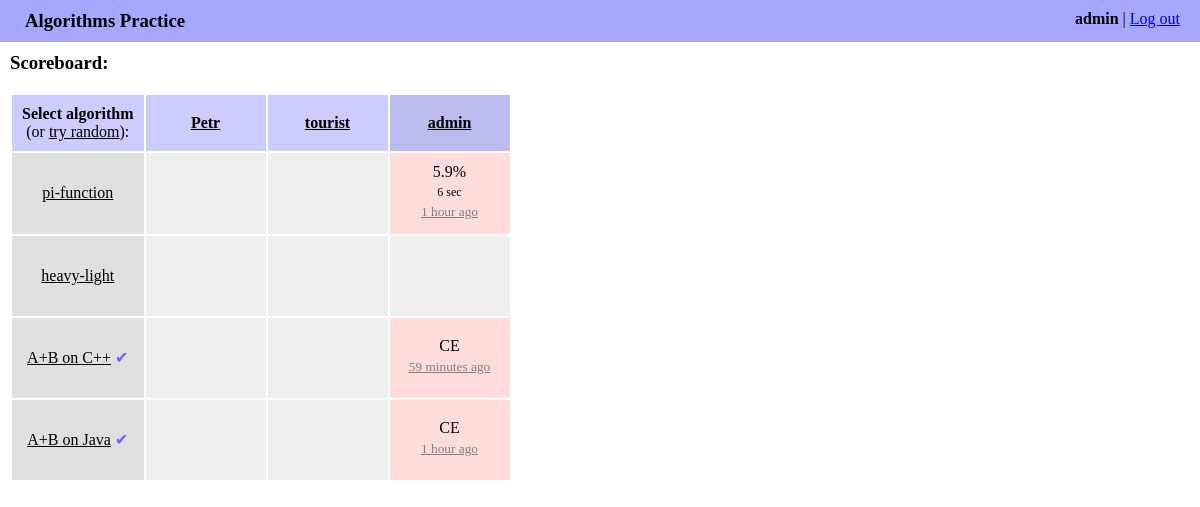
The app's page / (signed in) with its own data.
### algo/models.py (models this page shows, shortened)
class Algorithm(models.Model):
    name = models.CharField(max_length=255)
    slug = models.SlugField(max_length=60)
    language = models.ForeignKey(Language)
    source_code = models.TextField()
    judge_space_id = models.IntegerField(blank=True, null=True)
    judge_problem_id = models.IntegerField(blank=True, null=True)
    def is_checkable_via_judge(self):
        return (self.judge_space_id is not None and
                self.judge_problem_id is not None)

class Submit(models.Model):
    algorithm = models.ForeignKey(Algorithm)
    author = models.ForeignKey(User)
    date = models.DateTimeField(auto_now_add=True)
    elapsed_seconds = models.IntegerField()
    source_code = models.TextField()
    score = models.FloatField()
    judge_submit_date = models.DateTimeField(blank=True, null=True)
    judge_verdict = models.CharField(blank=True, max_length=255)
    judge_test = models.IntegerField(blank=True, null=True)
    judge_comment = models.TextField(blank=True)
    awaiting_for_verdict = models.BooleanField()
    def get_short_verdict(self):
        try:
            res = JUDGE_VERDICTS[self.judge_verdict][0]
        except KeyError:
            res = '?'
        if self.judge_test is not None:
            res += ' {}'.format(self.judge_test)
        return res
    def get_full_verdict(self):
        res = self.judge_verdict
        if self.judge_test is not None:
            res += ' on test {}'.format(self.judge_test)
        return res
    def get_verdict_type(self):
        try:
            return JUDGE_VERDICTS[self.judge_verdict][1]
        except KeyError:
            return 'unknown'
    def get_verdict_kind(self):
        verdict_type = self.get_verdict_type()
        if verdict_type == 'rejected':
            return 'bad'
        if verdict_type == 'accepted':
            return 'good'
        return 'unknown'
    def is_scores_visible(self):
        return not self.judge_verdict or self.get_verdict_kind() == 'good'
    EPS = 1e-7
    def get_kind(self):
        if self.judge_verdict:
            verdict_kind = self.get_verdict_kind()
            if verdict_kind in ('bad', 'unknown'):
                return verdict_kind
        if self.score < 80 - Submit.EPS:
            return 'bad'
        if self.score < 95 - Submit.EPS:
            return 'good'
        return 'perfect'

### algo/views.py (the view)
# urls.py: url(r'^$', views.index, name='index'),
@login_required
def index(request):
    algorithms = Algorithm.objects.all()
    authors = Group.objects.get(name='algo').user_set.all()
    scoreboard = []
    for algorithm in algorithms:
        submits = []
        for author in authors:
            last_submit = (Submit.objects
                                 .filter(algorithm=algorithm, author=author)
                                 .order_by('-date')
                                 .first())
            submits.append({
                'author': author,
                'submit': last_submit,
            })
        scoreboard.append({
            'algorithm': algorithm,
            'submits': submits,
        })
    return render(request, 'algo/index.html', {
        'authors': authors,
        'scoreboard': scoreboard,
    })

### algo/templatetags/upto_filter.py (called while the page is built)
@register.filter
@stringfilter
def upto(value, delimiter=None):
    return value.split(delimiter)[0]

### algo/templates/algo/index.html (shortened to what this page needs)
{% extends "algo/base.html" %}
{% load staticfiles %}
{% load upto_filter %}
{% block content %}
<h3>Scoreboard:</h3>
<table class="scoreboard">
    <thead>
        <tr>
            <th>
                Select algorithm
                <div class="check_random_text">
                    (or <a href="{% url 'algo:check_random' %}"  title="Try to write random algorithm">try random</a>):
                </div>
            </th>
            {% for author in authors %}
            {% if author.username == request.user.username %}
            <th class="current_user">
            {% else %}
            <th>
            {% endif %}
                <a href="{% url 'algo:history' author.username %}" title="All submits by {{ author.username }}">
                    {{ author.username }}
                </a>
            </th>
            {% endfor %}
        </tr>
    </thead>
    <tbody>
        {% for row in scoreboard %}
        <tr>
            <td class="algorithm_cell">
                <a href="{% url 'algo:check' algorithm_slug=row.algorithm.slug %}" title="Try to write {{ row.algorithm.name }}">{{ row.algorithm.name }}</a>
                {% if row.algorithm.is_checkable_via_judge %}
                <span class="algorithm_checked" title="The submits will be checked for correctness via Timus Online Judge">&#10004;</span>
                {% endif %}
            </td>
            {% for cell in row.submits %}
            {% if cell.submit %}
            <td class="submits_cell last_submit_{{ cell.submit.get_kind }}">
                {% if cell.submit.is_scores_visible %}
                <div title="Match score of last submit">{{ cell.submit.score|floatformat:1 }}%</div>
                <div class="last_submit_elapsed_seconds" title="Elapsed time of last submit">{{ cell.submit.elapsed_seconds }} sec</div>
                {% else %}
                <div title="{{ cell.submit.get_full_verdict }}">{{ cell.submit.get_short_verdict }}</div>
                {% endif %}
                <a class="history_link" href="{% url 'algo:history' author_username=cell.author.username algorithm_slug=row.algorithm.slug %}">
                    <div class="last_submit_time">{{ cell.submit.date|timesince|upto:"," }} ago</div>
                </a>
            </td>
            {% else %}
            <td class="submits_cell"></td>
            {% endif %}
            {% endfor %}
        </tr>
        {% endfor %}
    </tbody>
</table>
{% endblock %}

### algo/templates/algo/base.html (shortened to what this page needs)
<!DOCTYPE html>
<html>
    <head>
        {% load staticfiles %}
        <link rel="stylesheet" href="{% static 'algo/style.css' %}">
    </head>
    <body>
        <div class="account_bar">
            <div class="account_info">
                <b>{{ request.user.username }}</b> | <a href="{% url 'logout' %}">Log out</a>
            </div>
            <div class="site_title">Algorithms Practice</div>
        </div>
        <div class="content">
        {% block content %}{% endblock %}
        </div>
    </body>
</html>

### algo/static/algo/style.css (style rules this page uses)
body { margin: 0; }
.account_bar { background-color: #a7a7ff; padding: 10px 20px 10px 25px; }
.account_info { float: right; }
.site_title { font-size: 14pt; font-weight: bold; }
.content { margin: 10px; }
h3 { margin-top: 10px; }
.check_random_text { font-weight: normal; }
.scoreboard { border-spacing: 2px; }
.scoreboard a { color: black; }
.scoreboard th { background-color: #ccf; padding: 10px; }
.scoreboard td { height: 60px; padding: 10px; text-align: center; vertical-align: middle; }
.scoreboard .current_user { background-color: #bbe; }
.algorithm_cell { background-color: #e0e0e0; }
.submits_cell { background-color: #eee; vertical-align: top; width: 100px; }
.submits_cell a { text-decoration: none; }
.last_submit_bad { background-color: #fdd; }
.last_submit_elapsed_seconds { font-size: 9pt; margin: 4px; }
.last_submit_time { color: gray; font-size: 10pt; margin: 4px; text-decoration: underline; }
.algorithm_checked { color: #66f; }

### records on screen
Algorithm: algorithm.name "pi-function"
Algorithm: algorithm.name "heavy-light"
Algorithm: algorithm.name "A+B on C++"
Algorithm: algorithm.name "A+B on Java"

### other values on screen
{{ request.user.username }} "admin"
{{ author.username }} "Petr"
{{ author.username }} "tourist"
{{ author.username }} "admin"
{{ cell.submit.score|floatformat:1 }} "5.9"
{{ cell.submit.elapsed_seconds }} "6"
{{ cell.submit.date|timesince|upto:"," }} "1 hour"
{{ cell.submit.get_short_verdict }} "CE"
{{ cell.submit.date|timesince|upto:"," }} "59 minutes"
